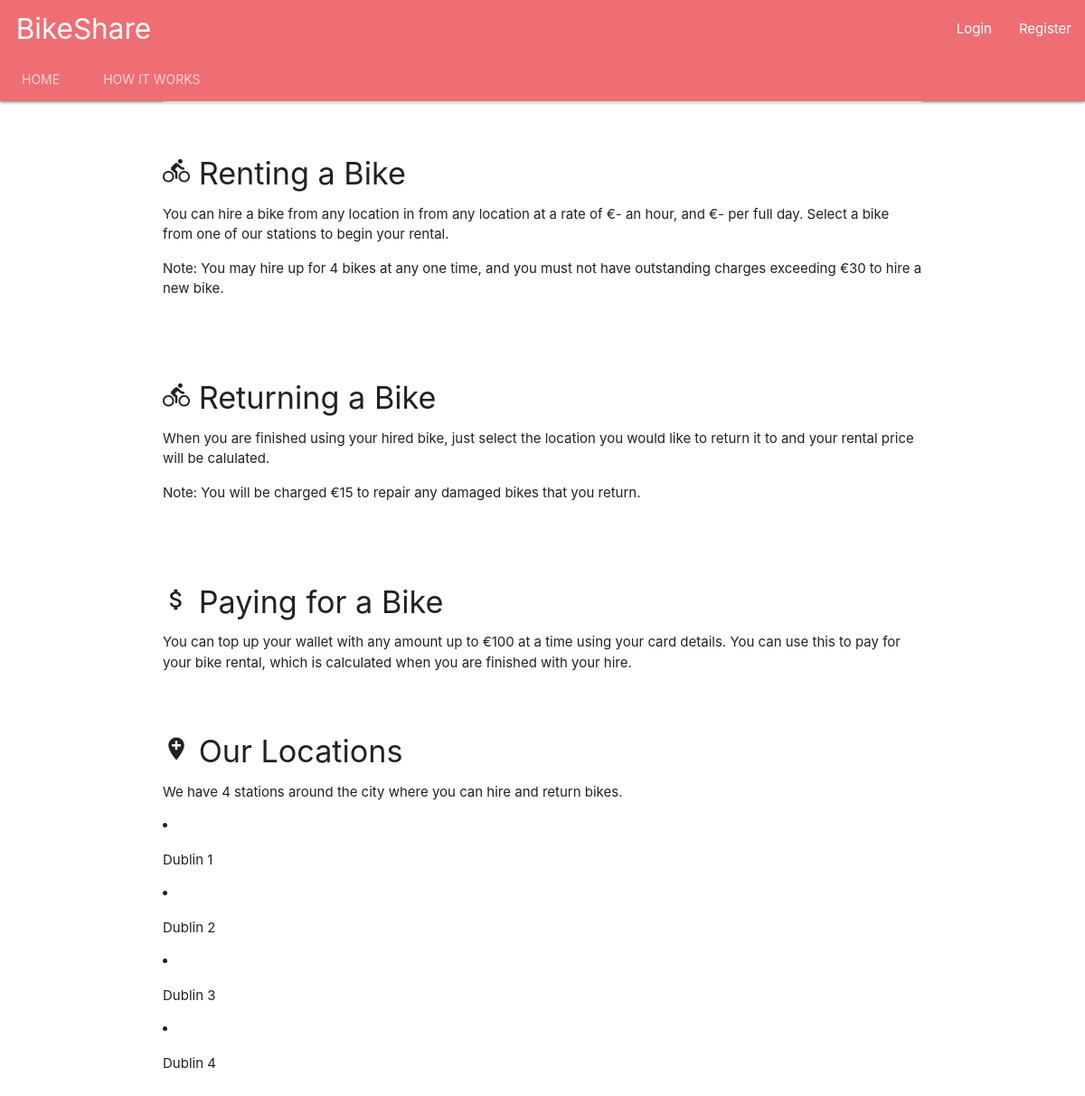
The page /howitworks/ on the database its author committed.
### BikeShare/models.py (models this page shows, shortened)
class Station(models.Model):
    station_name = models.CharField(max_length=100, default="")
    station_latitude = models.FloatField(null=True)
    station_longitude = models.FloatField(null=True)
    def __str__(self):
        return self.station_name

### BikeShare/views.py (the view)
# urls.py: path('howitworks/', views.how_it_works, name='howitworks'),
def how_it_works(request):
    locations = Station.objects.all()
    return render(request, 'how_it_works.html', context={'locations':locations})

### BikeShare/templates/how_it_works.html (shortened to what this page needs)
{% extends 'base.html' %}
{% block content %}
    <div class="divider"></div>
  <div class="section">
    <br>
    <h4><i class="material-icons" style="font-size: 30px">directions_bike</i> Renting a Bike</h4>
    <p>You can hire a bike from any location in from any location at a rate of €- an hour, and €- per full day.
        Select a bike from one of our stations to begin your rental.</p><p>
    Note: You may hire up for 4 bikes at any one time, and you must not have outstanding charges exceeding €30 to hire a new bike.</p>
    <br>
</div>
      <div class="section">
    <h4><i class="material-icons" style="font-size: 30px">directions_bike</i> Returning a Bike</h4>
    <p>When you are finished using your hired bike, just select the location you would like to return it to and your rental price will be calulated.</p>
    <p>Note: You will be charged €15 to repair any damaged bikes that you return. </p>
    <br>
      </div>
    <div class="section">
    <h4><i class="material-icons" style="font-size: 30px">attach_money</i> Paying for a Bike</h4>
    <p>You can top up your wallet with any amount up to €100 at a time using your card details.
    You can use this to pay for your bike rental, which is calculated when you are finished with your hire. </p>
</div>
    <div class="section">
    <h4><i class="material-icons" style="font-size: 30px">add_location</i> Our Locations</h4>
    <p>We have {{ locations.count }} stations around the city where you can hire and return bikes. </p>
    {% for location in locations %}
        <li><p>{{ location }}</p></li>
    {% endfor %}
</div>
{% endblock %}

### rows shown on the page
Station: station_name "Dublin 1"
Station: station_name "Dublin 2"
Station: station_name "Dublin 3"
Station: station_name "Dublin 4"

### other values the page prints
{{ locations.count }} "4"
